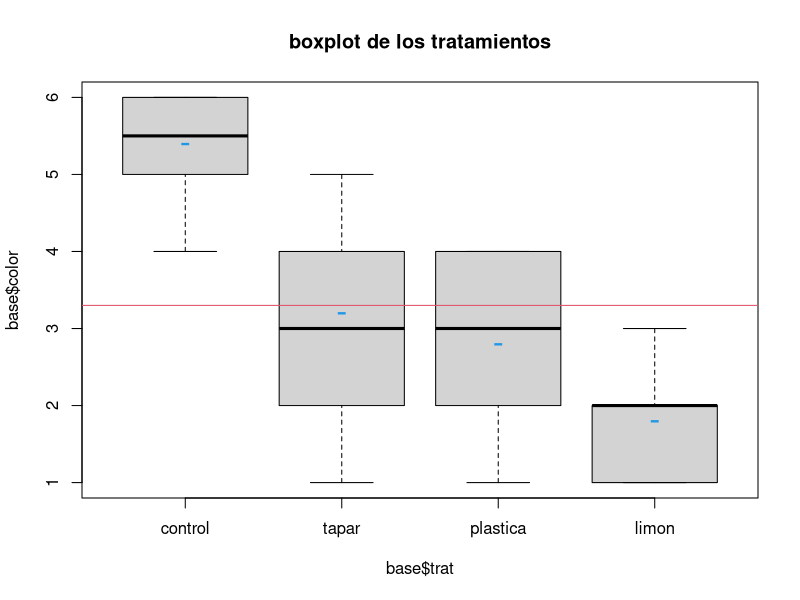

This chart was generated by the following R code: (Note: this script raises an error after producing the figure.)
"Las manzanas tienen un compuesto llamado polifenol oxidasa, el cual hace que al
cortarse y entrar en contacto con el aire se oscurezcan rápidamente. Para evitar el
pardeamiento se probaron tres tratamientos: tapar (código 2), poner en bolsa plástica
cerrada (código 3), y aplicar jugo de limón (código 4). Además, se incluyó un control
sin aplicar nada (código 1). Se seleccionan 40 manzanas y a cada una se le aplica
aleatoriamente uno de los 4 tratamientos, lo cual resulta en 10 manzanas para cada
tratamiento. Una vez aplicado el tratamiento a cada manzana, se pide a 3 jueces que
califiquen el color en una escala de 1 a 6, donde 1 es el color normal de la fruta y 6 es
el más oscuro. Cada manzana recibe como calificación el promedio de los 3 jueces. El
objetivo final es seleccionar el tratamiento que mantenga mejor el color original para
una empresa que se encarga de banquetes.
En un primer análisis solo se va a investigar si existe alguna diferencia en el color
promedio resultante con los cuatro tratamientos."

#1. Preparación:
#(a) Lea el archivo manzanas.csv en R.
base= read.csv("manzanas.csv",header=TRUE, sep=";")
View(base)
#(b) Defina correctamente el factor y ponga las etiquetas correspondientes para
#cada uno de los tratamientos.
names(base)
base$trat=as.factor(base$trat)
levels(base$trat)=c("control","tapar","plastica","limon")
#(c) Guarde la base en un archivo llamado manzanas.Rdata para ser utilizado
#en futuros ejercicios.
save(base,file = "manzanas.Rdata")
#2. Análisis gráfico:
#(a) Obtenga una tabla con los promedios de cada tratamiento, y llámela m.
(m=tapply(base$color, base$trat,mean))
(promedio_grupo <- mean(base$color[base$trat == "tapar"]))
#(b) Obtenga una tabla con las variancias por tratamiento, y llámela v.
v=tapply(base$color, base$trat, var)
(var_grupo= var(base$color[base$trat=="tapar"]))
#(c) Obtenga la media general de la respuesta y llámela media.
(media=mean(base$color))
#(d) Haga un boxplot para analizar el efecto de los tratamientos
#sobre la respuesta promedio. Agregue la media general usando
#abline(h=media,col=2) y las medias de los tratamientos usando
#points(1:4,m,col=4,pch="-",cex=2).
boxplot(base$color~base$trat,main="boxplot de los tratamientos")
abline(h=media,col=2)
points(1:4,m,col=4,pch="-",cex=2)
#(e) Obtenga los efectos muestrales de cada tratamiento a partir de la tabla de
#medias y compare estos resultados con lo que ve en el gráfico. Cada efecto
#se puede estimar como: τˆj = y¯j −y¯.
(efectos=m-media)
#(f) Explique el significado de cada uno de los valores obtenidos para los
#efectos muestrales.
"Lo que observamos en el objeto efectos, es la diferencia entre las medias condicionales
de cada uno de los tratamientos con respecto a la media general de los cuatro tratamientos, 
en otras palabras lo que vemos es el mu_j-mu=tau_j"
#(g) Obtenga la suma de los efectos anteriores.
(sum(efectos))
#(h) Obtenga una estimación de la variancia del error a partir de la tabla de
#variancias. La estimación debe ser la media ponderada de las variancias en
#los tratamientos, las cuales se ponderan con los grados de libertad de cada
#variancia, sin embargo, en este caso se tiene el mismo número de réplicas
#en todos los tratamientos, por lo que basta hacer un promedio simple de
#las variancias.
(mean(v))
#3. Análisis de variancia:
#(a) Ajuste un modelo lineal. Use tanto la función aov como la función lm; la
#diferencia principal es que con lm se pueden obtener los coeficientes del
#modelo, mientras que con aov se puede obtener la tabla de efectos. En
#todo caso, cuando usa lm, por ejemplo mod=lm(y~x), luego puede obtener
#mod1=aov(mod) de la misma forma que haciendo mod1=aov(y~x).
mod=lm(base$color~base$trat)
mod1=aov(mod)

#(b) Obtenga los resultados del análisis de variancia mediante anova(mod) o
#anova(mod1). Si usa la función aov da lo mismo usar summary(mod1) o
#anova(mod1).
anova(mod)
summary(mod1)
#(c) Observe la línea de residuales para obtener el cuadrado medio residual y
#compárelo con la estimación de la variancia del error obtenida en el punto
#anterior.
vector=c(mean(v),anova(mod)[2,3])
nombres=c("Estimacion","Error del punto")
tabla=matrix(vector,nrow = 1,byrow = T)
colnames(tabla)=nombres
tabla
#(d) Observe los grados de libertad residuales y justifique por qué se obtiene
#ese número.
grados=c(anova(mod)[2,1],length(base$color))
nombres2=c("grados","n")
(t2=matrix(grados,nrow = 1))
colnames(t2)=nombres2
t2

"Este numero de grados se obtiene del n-k el cual es la resta del numero total de muestra 
menos el numero de grupo, tratamientos del experimento el cual en este caso son 4"
#(e) Observe la línea del tratamiento y obtenga la suma de cuadrados de
#tratamiento.
anova(mod)
(Sumsq_trat=anova(mod)[1,2])
#(f) Haga la suma de los cuadrados de los efectos obtenidos anteriormente.
#Observe que estos cuadrados deben multiplicarse por el número de
#réplicas para obtener exactamente la suma de cuadrados de tratamiento.
#Justifique por qué esto debe ser así.
(sumsq_efectos2=sum(efectos^2))
#(g) Compare la variabilidad de los promedios con la variabilidad residual
#para determinar si hay alguna evidencia de diferencias entre las medias
#de la respuesta.
anova(mod)
cmtrat=anova(mod)[1,3]
cmres=anova(mod)[2,3]
(f=cmtrat/cmres)
#(h) Establezca adecuadamente la hipótesis que está poniendo a prueba y dé
#una conclusión.
H0=mu1=mu2=mu3=mu4
H0=tau1=tau2=tau3=tau4=0
#4. Estimación de parámetros del modelo de tratamiento referencia:
#(a) Obtenga las estimaciones de los parámetros del modelo. Por default R usa
#el modelo de tratamiento referencia. Esto se logra con el ajuste hecho con
#lm mediante summary(mod) o mod$coef.
summary(mod)$coef
mod$coefficients
#(b) ¿Qué significa el intercepto en este modelo?

"Puesto que se usa el modelo con el control como referencia, el intercepto
coincide con la media del control que es justamente 5,4"

#(c) ¿Qué representa cada uno de los coeficientes del modelo?
media_control=mean(base$color[base$trat=="control"])
(m-media_control)
#(d) Obtenga la matriz de estructura y observe la codificación de las variables
#auxiliares.
model.matrix(mod)
#(e) A partir de los coeficientes obtenidos, obtenga los efectos muestrales y
#compárelos con los obtenidos en el punto 2e).
mod$coef
efectos
#(f) Obtenga los efectos directamente con model.tables(mod) (solo funciona si
#el modelo fue hecho con la función aov).
model.tables(mod1)
#5. Modelo de suma nula:
#(a) Cambie al modelo de suma nula usando la siguiente instrucción:
#options(contrasts=c("contr.sum","contr.poly")).
options(contrasts=c("contr.sum","contr.poly"))
contrasts(base$trat)
options(contrasts=c("contr.treatment","contr.poly"))
contrasts(base$trat)
#para volver al modelo de tratamiento referencia se usa:
#options(contrasts=c("contr.treatment","contr.poly")).
#(b) Verifique la codificación con contrasts(base$trat).
contrasts(base$trat)
#(c) Repita los pasos del punto 4. Compare los resultados.

summary(mod)$coef
mod$coefficients
model.matrix(mod)
